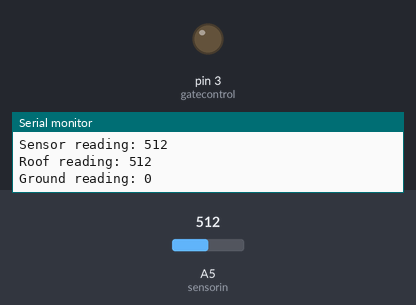
Bench run of a sketch on a simulated Arduino Uno, built with avr-gcc and run on an emulated ATmega328P. Parts: output pins drawn as LEDs (lit = HIGH), the last lines printed to the serial monitor. Dashed ring = blinking. The test bench sets the inputs (shaded band); at power-on: A5 (sensorin) = 512.

Above: at 2.2 s.
2.3 s: A5 (sensorin) set to 520
At 3.8 s:
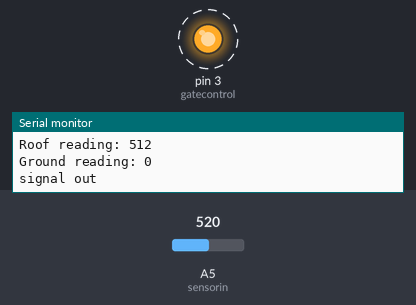
6.1 s: A5 (sensorin) set to 511
At 6.1 s:
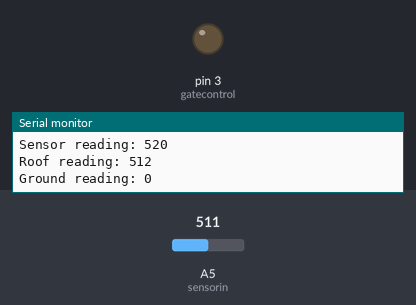
7.6 s: A5 (sensorin) set to 716
At 11.3 s:
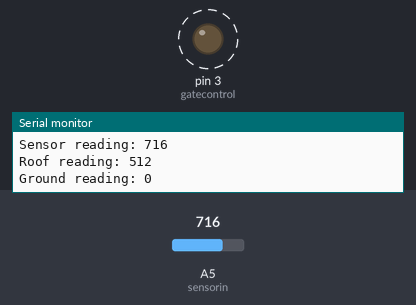
11.4 s: A5 (sensorin) set to 306
At 12.4 s:
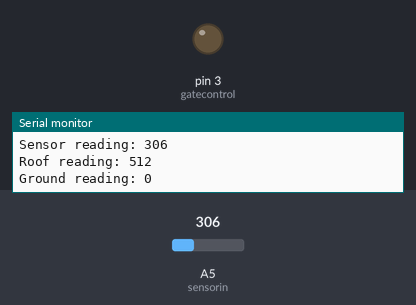
Timing chart, 0 to 13.9 s (numbered marks = the images above; inputs shaded):
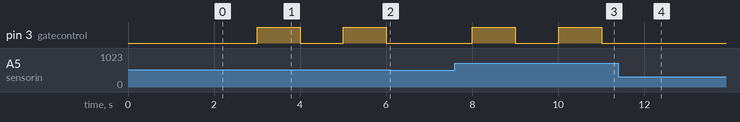

Measured:
- the behaviour switches between 512 and 513 on A5 (sensorin) (found by bisection; images 0 and 1)
- after the input at 2.3 s, pin 3 (gatecontrol): alternates HIGH for 1.0 s and LOW for 1.0 s, starting after 0.70 s
- after the input at 6.1 s, pin 3 (gatecontrol): stays LOW (without the input it goes to HIGH after 0.90 s)
- after the input at 7.6 s, pin 3 (gatecontrol): alternates HIGH for 1.0 s and LOW for 1.0 s, starting after 0.41 s
- after the input at 11.4 s, pin 3 (gatecontrol): stays LOW (without the input it goes to HIGH after 0.61 s)

The sketch:

Cuithack_shockwizards.ino
```cpp
int sensorin = A5;
int gatecontrol = 3;
int gate, value, roof, ground, cali, cali2, top;
unsigned long cmilis, pmilis, c2milis, p2milis;
long interval = 10000;
long interval2 = 10000000;

void setup() {
// put your setup code here, to run once:
Serial.begin(9600);
//sensor input
pinMode (sensorin, INPUT);

//gate control output
pinMode (gatecontrol, OUTPUT);
analogWrite (gatecontrol, 0);
gate = analogRead (gatecontrol);

   value = analogRead (A5);
//initial calibrations
    while (roof != value) {
      value = analogRead (A5);
      delay (1000);
      roof = analogRead (A5);
    }
    pmilis = 0;
}

void loop() {
  // put your main code here, to run repeatedly:

    value = analogRead (A5);
    ground = 0;

    cmilis = millis();

    if (cmilis - pmilis > interval) {
   /*
       while (roof != value) {
      value = analogRead (A5);
      delay (1000);
      roof = analogRead (A5);
      */
      pmilis = cmilis;
    }


    if (value > roof){
      Serial.print ("signal out \n");
      opengate ();

    }
    Serial.print("Sensor reading: ");
    Serial.println(value);

    Serial.print("Roof reading: ");
    Serial.println(roof);

    Serial.print("Ground reading: ");
    Serial.println(ground);
     /*
   if (value > 45) {
      Serial.print ("gate is open!! You have ten seconds. \n");
      opengate ();
   }
   */
   digitalWrite (gatecontrol, LOW);
   delay (1000);
}

void opengate () {
    digitalWrite (gatecontrol, HIGH);
    delay (1000);
    digitalWrite (gatecontrol, LOW);

  c2milis = millis();
  p2milis = millis() - interval2;
      while (c2milis != p2milis) {
        p2milis = p2milis + 1;
      }


}
```
